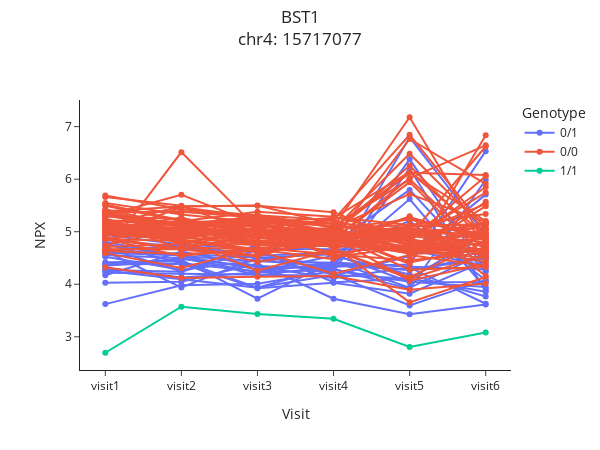

Notebook cell for this chart:
### Code cell
protein_name = "BST1"  # Select your protein to be plotted

# DONT CHANGE -------------
fig = plot_protein_visit(Olink_exprs, SNP_anno, pQTL_anno, protein_name)
fig.show()
#--------------------------
